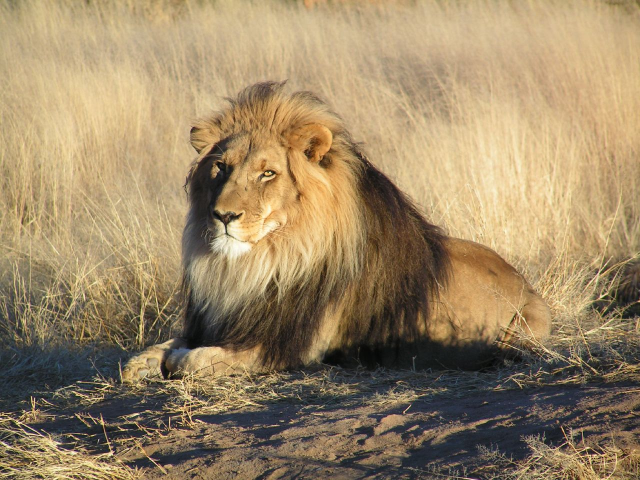
#> input picture images/lion.jpg, 1280 x 960 px, found by its file name (shown at 1/2 size)
$ python 4.basic.py
#> lines starting #> are read from the running program, lines starting #| are printed output that depends on the picture; after the words box and inside, x2 and y2 are one past the last pixel; in counts of white or black regions, pixels touching at a corner belong together
from types import CoroutineType
import cv2 as cv

img = cv.imread("lion.jpg")
#> img is the input picture: shape (960, 1280, 3); mean B, G, R 102.3, 135.3, 156.3
cv.imshow("Lion",img)

#Converting to grayscale
gray = cv.cvtColor(img, cv.COLOR_BGR2GRAY)
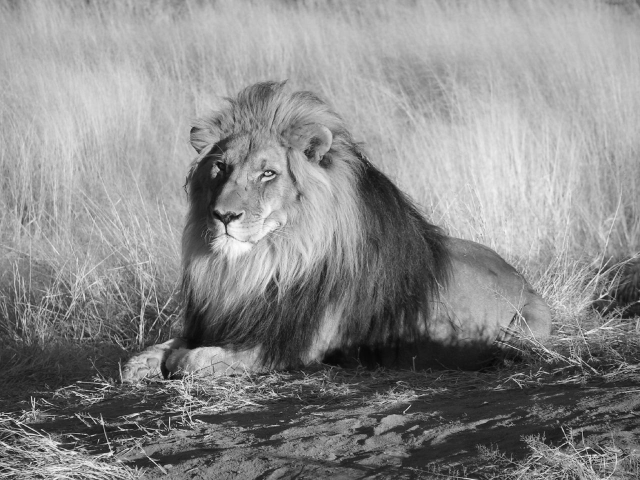
#> gray: shape (960, 1280) (shown at 1/2 size); min 2, max 254, mean 137.8
cv.imshow("Gray",gray)

#Blur
blur = cv.GaussianBlur(img,(5,5),cv.BORDER_DEFAULT)
cv.imshow("Blur",blur)

#Edge Cascade (eşik değerleri (200,200))
canny = cv.Canny(blur,125,175)
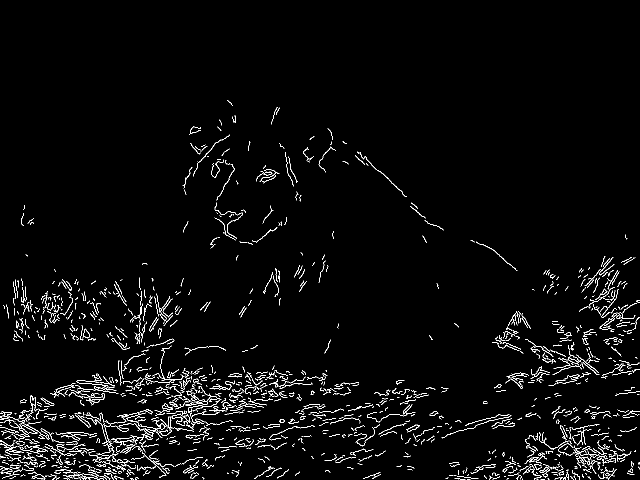
#> canny: shape (960, 1280) (shown at 1/2 size); 2.7% white in thin lines or dots, all inside (x1, y1, x2, y2) = (0, 200, 1280, 960)
cv.imshow("Canny",canny)

#Dilating the Image (genişletme)
dilated = cv.dilate(canny,(7,7),iterations=3)
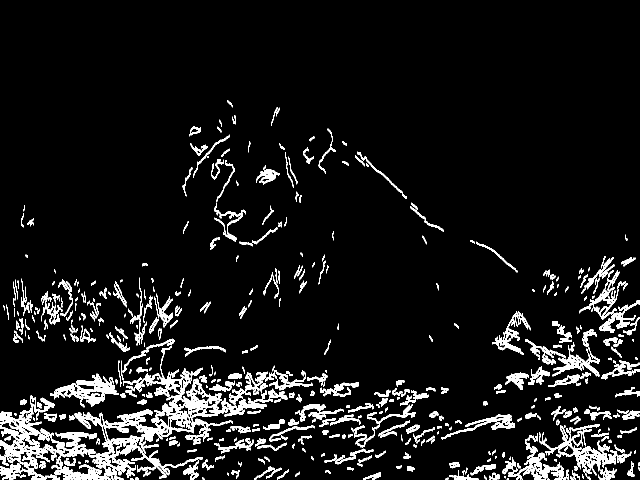
#> dilated: shape (960, 1280) (shown at 1/2 size); 7.9% white; 598 white regions (72 under 20 px), largest, box (x1, y1, x2, y2) and area: (0, 691, 533, 958) 22360, (1078, 850, 1263, 951) 3541, (100, 747, 237, 814) 2965
cv.imshow("Dilated",dilated)

#Eroding (Aşındırma)
eroded = cv.erode(dilated,(7,7),iterations=3)
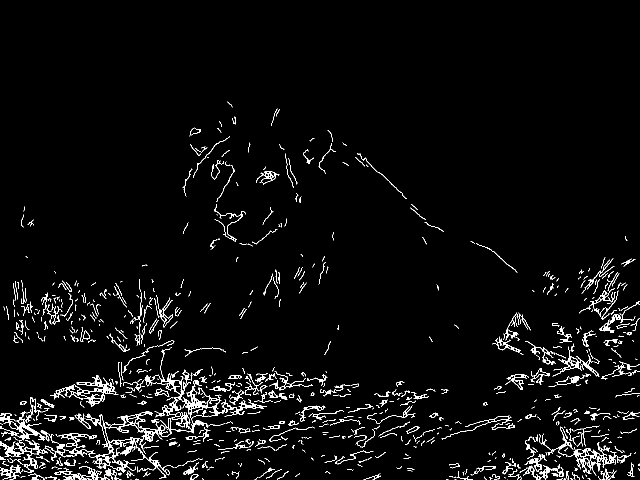
#> eroded: shape (960, 1280) (shown at 1/2 size); 3.5% white in thin lines or dots, all inside (x1, y1, x2, y2) = (0, 203, 1280, 960)
cv.imshow("Eroded",eroded)

#Resize
resized = cv.resize(img, (500,800)) #interpolation= cv.INTER_LINEAR)
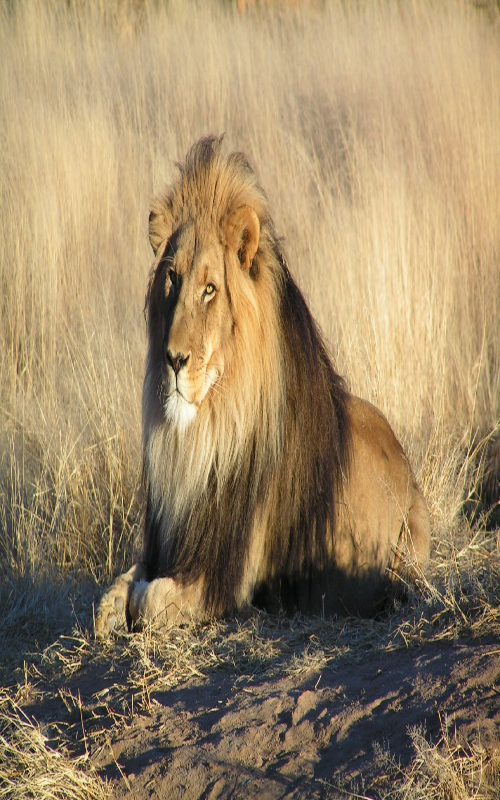
#> resized: shape (800, 500, 3); mean B, G, R 102.2, 135.2, 156.1
cv.imshow("Resized",resized)

#Cropping
cropped = img[300:400, 400:600]
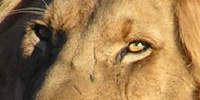
#> cropped: shape (100, 200, 3); mean B, G, R 78.5, 123.6, 157.9
cv.imshow("Cropped",cropped)

cv.waitKey(0)
